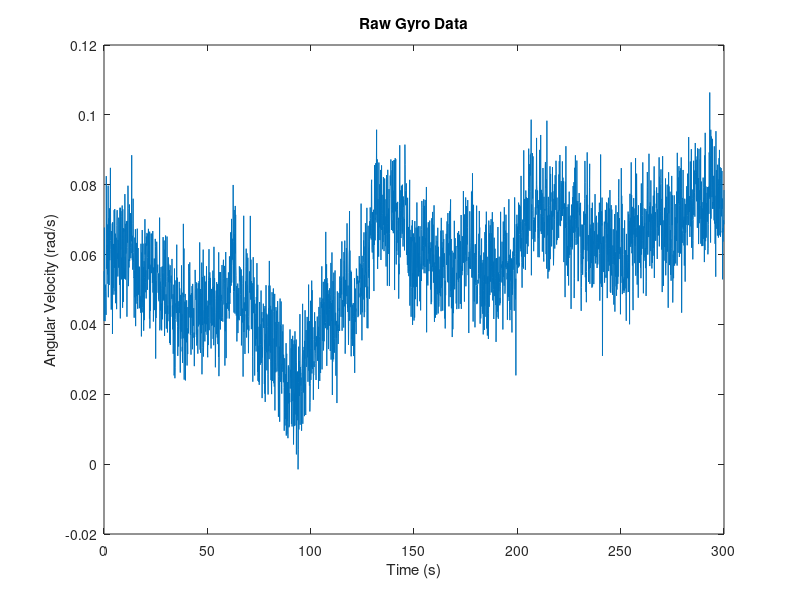

Write the MATLAB code that produced this figure. (Note: this script raises an error after producing the figure.)
clc; clear all; close all;

% HW5




%%
%{
Pt. 1: Gyro Calibration

Determine an error model (bias stability, output noise, turn on bias, etc) for
the imu. What limitations would you put on your model?

Notes:
* Gyro is static
* Gyro samples at 10Hz
%}
gyro_data = load('gyro.mat');
gyro_t = gyro_data.t;
gyro_y = gyro_data.imu_signal;

figure(1)
plot(gyro_t, gyro_y);
title("Raw Gyro Data");
xlabel("Time (s)");
ylabel("Angular Velocity (rad/s)");

%{
Methodology: Use the model:
W_meas(t) = W_true(t) + B_N(t) + B_K(t) + B_B(t) where
B_N(t): Noise from angle random walk
B_K(t): Noise from rate random walk
B_B(t): Noise from bias instability

We will use the Allan variance parameters to find these

NOTE: These characterize the dynamic errors of the gyro. We can approximate
the static offset bias as the mean of the data taken, but that is not a
particularly scientific approach.
%}

static_bias = mean(gyro_y)

Fs = 10;
dt = 1/Fs;
theta = cumsum(gyro_y, 1)*dt;

maxNumM = 100;
L = size(theta, 1);
maxM = 2.^floor(log2(L/2));
m = logspace(log10(1), log10(maxM), maxNumM).';
m = ceil(m); % m must be an integer.
m = unique(m); % Remove duplicates.

tau = m*dt;

avar = zeros(numel(m), 1);
for i = 1:numel(m)
    mi = m(i);
    avar(i,:) = sum( ...
        (theta(1+2*mi:L) - 2*theta(1+mi:L-mi) + theta(1:L-2*mi)).^2, 1);
end
avar = avar ./ (2*tau.^2 .* (L - 2*m));
adev = sqrt(avar);

% Finding angle random walk coeff:
% Find the index where the slope of the log-scaled Allan deviation is equal
% to the slope specified.
slope = -0.5;
logtau = log10(tau);
logadev = log10(adev);
dlogadev = diff(logadev) ./ diff(logtau);
[~, i] = min(abs(dlogadev - slope));

% Find the y-intercept of the line.
b = logadev(i) - slope*logtau(i);

% Determine the angle random walk coefficient from the line.
logN = slope*log(1) + b;
N = 10^logN


% Finding rate random walk coeff:
% Find the index where the slope of the log-scaled Allan deviation is equal
% to the slope specified.
slope = 0.5;
logtau = log10(tau);
logadev = log10(adev);
dlogadev = diff(logadev) ./ diff(logtau);
[~, i] = min(abs(dlogadev - slope));
% Find the y-intercept of the line.
b = logadev(i) - slope*logtau(i);
% Determine the rate random walk coefficient from the line.
logK = slope*log10(3) + b;
K = 10^logK


% Find bias instability coeff:
% Find the index where the slope of the log-scaled Allan deviation is equal
% to the slope specified.
slope = 0;
logtau = log10(tau);
logadev = log10(adev);
dlogadev = diff(logadev) ./ diff(logtau);
[~, i] = min(abs(dlogadev - slope));
% Find the y-intercept of the line.
b = logadev(i) - slope*logtau(i);
% Determine the bias instability coefficient from the line.
scfB = sqrt(2*log(2)/pi);
logB = b - log10(scfB);
B = 10^logB

%%

clear all;
%{
Pt. 2: Coarse Levelling Using Earth Rate and Gravity

Compute the Euler angles for the initial platform tilt

Notes:
* 35' latitude
%}

g = 9.80756;
w_ie = 7.2921159e-05;

accel = [-0.1710; -0.2564; 9.7925];
ax = accel(1);
ay = accel(2);
az = accel(3);

gyro = [-0.5245; -0.2879; -0.4168] * 10^-4;
wx = gyro(1);
wy = gyro(2);
wz = gyro(3);

lat = 35;

C_n_b = (1/(g*w_ie*cosd(lat))) * ...
    [g*wx - ax*w_ie*sind(lat), g*wy - ay*w_ie*sind(lat), g*wz-az*w_ie*sind(lat);
    az*wy-ay*wz, ay*wz-az*wx, ay*wx-ax*wy;
    -cosd(lat)*ax*w_ie, -cosd(lat)*ay*w_ie, -cosd(lat)*az*w_ie];

euler_ZYX =  rad2deg(rotm2eul(C_n_b));
roll = euler_ZYX(3)
pitch = euler_ZYX(2)
yaw = euler_ZYX(1)


%%

clear all;
%{
Pt. 3: IMU Coarse Alignment

a) What will the readings on the three rate gyros be if you have a strapdown
IMU at: N37.6195, W122.3739, 10m altitude? It is perfectly level and
pointed at a true heading of 060.

b) Suppose the bias instability is 0.1deg/hr. How far south do you have to
go before the change in gyro readings exceeds this?

c) Repeat (b) with instabilities of 1, 10, 20 deg/hr

%}

g = 9.80756;
w_ie = 7.2921159e-05;

p_g_nb = [37.6195; -122.3739; 10]; % LLA
rpy = deg2rad([0; 0; 60]);

C_n_b = body_to_nav(rpy);
C_b_n = C_n_b'
% A:
W_b_ib = C_b_n * [cosd(p_g_nb(1)); 0; -sind(p_g_nb(1))] * w_ie % rad/s

%b/c
instabilities = [0.1, 1, 10, 20] * 4.84814e-6; % rad/s
inst_labels = [0.1, 1, 10, 20];
for i = 1:length(instabilities)
    p_g_temp = p_g_nb;
    val = instabilities(i);
    step = deg2rad(0.01);
    distance = 0;
    is_exceeded = false;
    while (~is_exceeded)
        p_g_temp = p_g_temp - [step; 0; 0];
        distance = distance + step;
        W_temp = C_b_n * [cosd(p_g_temp(1)); 0; -sind(p_g_temp(1))] * w_ie; % rad/s
        W_delta = W_temp - W_b_ib;
        if norm(W_delta) > val
           is_exceeded = true; 
        end
    end
    s = ["Accuracy: ", inst_labels(i), ", Travel: ", distance, " degrees south"]
end

%%

clear all;
%{
Pt. 4: INS Position and Velocity Mechanization

(Also Pt. 5? I guess I overkilled 4 and went straight to 5)

Propagate the state forward

Notes:
* column 1 is the time
* column 2:4 are yaw pitch roll
* column 5:7 are x y z accelerometer readings f_b_ib
%}

% v^{n}_{nb}
v0 = [0; 206; 0]; % m/s (NED?)

% p^{g}_{nb}
p0 = [44.8805; -93.2169; 256.3]; % LLA
lat_arr(1) = p0(1);
lon_arr(1) = p0(2);

% Using const gravity at starting position for convenience
g_n_b = [0.03297; -0.01132; -9.82483]; % so use -g_n_b

imu_data = load('imudata.mat');
imu_data = imu_data.imudata;

imu_t = imu_data(:,1);
% Orientations in nav?
imu_yaw = imu_data(:,2);
imu_pitch = imu_data(:,3);
imu_roll = imu_data(:,4);
% Specific forces in nav?
imu_x = imu_data(:,5);
imu_y = imu_data(:,6);
imu_z = imu_data(:,7);
dt = imu_t(2) - imu_t(1);

state = {};
measurements = {};

for i = 1:length(imu_t)
    m.yaw = imu_yaw(i);
    m.pitch = imu_pitch(i);
    m.roll = imu_roll(i);
    m.x = imu_x(i);
    m.y = imu_y(i);
    m.z = imu_z(i);
    measurements{i} = m;
end

s.p_g_nb = p0;
s.v_n_eb = v0;
s.C_n_ib = zeros(3, 3);
states{1} = s;


for i = 1:length(imu_t)
    % Pull in measurements
    m = measurements{i};
    yaw = m.yaw;
    pitch = m.pitch;
    roll = m.roll;
    fx = m.x;
    fy = m.y;
    fz = m.z;
    
    rpy = [roll; pitch; yaw];
    xyz = [fx; fy; fz]; % = f_b_ib
    
    % Pull in previous state
    s = states{i};
    
    % 1: Attitude Update
    % Rotation matrix from body into nav frame
    C_n_b = body_to_nav(rpy);
    
    % 2: Specific Force Transformation
    % Specific force in nav frame
    f_n_ib = transform_accel(rpy, xyz); % haven't accounted for gravity yet
    
    % 3: Velocity Update
    % TODO: Account for coriolis
    prev_v = s.v_n_eb;
    a_n_eb = f_n_ib - g_n_b; 
    v_n_eb = prev_v + dt * a_n_eb;
    
    % 4: Position Update
    % TODO
    prev_lla = s.p_g_nb;
    prev_lat = prev_lla(1);
    prev_lon = prev_lla(2);
    prev_alt = prev_lla(3);
    
    alt = prev_alt - dt * v_n_eb(3);
    lat = prev_lat + dt * (v_n_eb(1)) / (RN(prev_lat) + prev_alt);
    lon = prev_lon + dt * (v_n_eb(2)) / (cosd(prev_lat) * (RE(prev_lat) + prev_alt));
    
    
    p_g_nb = [lat; lon; alt];
    lat_arr(i+1) = lat;
    lon_arr(i+1) = lon;
    
    % Append to state history
    new_state.v_n_eb = v_n_eb;
    new_state.C_n_b = C_n_b;
    new_state.p_g_nb = p_g_nb;
    states{i+1} = new_state;
end

figure(2);
plot(lon_arr, lat_arr);
xlabel("Lon");
ylabel("Lat");
title("Trajectory");
snapnow


%% Local Functions

function [C_n_b] = body_to_nav(rpy)
    roll = rpy(1);
    pitch = rpy(2);
    yaw = rpy(3);
    
    Rz = [cos(yaw), -sin(yaw), 0; ...
        sin(yaw), cos(yaw), 0; ...
        0, 0, 1];
    Ry = [cos(pitch), 0, sin(pitch); ...
        0, 1, 0; ...
        -sin(pitch), 0, cos(pitch)];
    Rx = [1, 0, 0; ...
        0, cos(roll), -sin(roll); ...
        0, sin(roll), cos(roll)];
    
    C_n_b = Rz * Ry * Rx;
end

function [f_n_ib] = transform_accel(rpy, xyz)
    C_n_b = body_to_nav(rpy);
    f_n_ib = C_n_b * xyz;
end

% Account for ellipsoid
function [r_N] = RN(lat)
    e = 0.0818;
    R_0 = 6378137;
    r_N = ((1 - e^2)*R_0) / ((1 - e^2 * sind(lat) * sind(lat))^(3/2));
end

% Account for ellipsoid
function [r_E] = RE(lat)
    e = 0.0818;
    R_0 = 6378137;
    r_E = R_0 / sqrt(1 - e^2 * sind(lat) * sind(lat));
end
